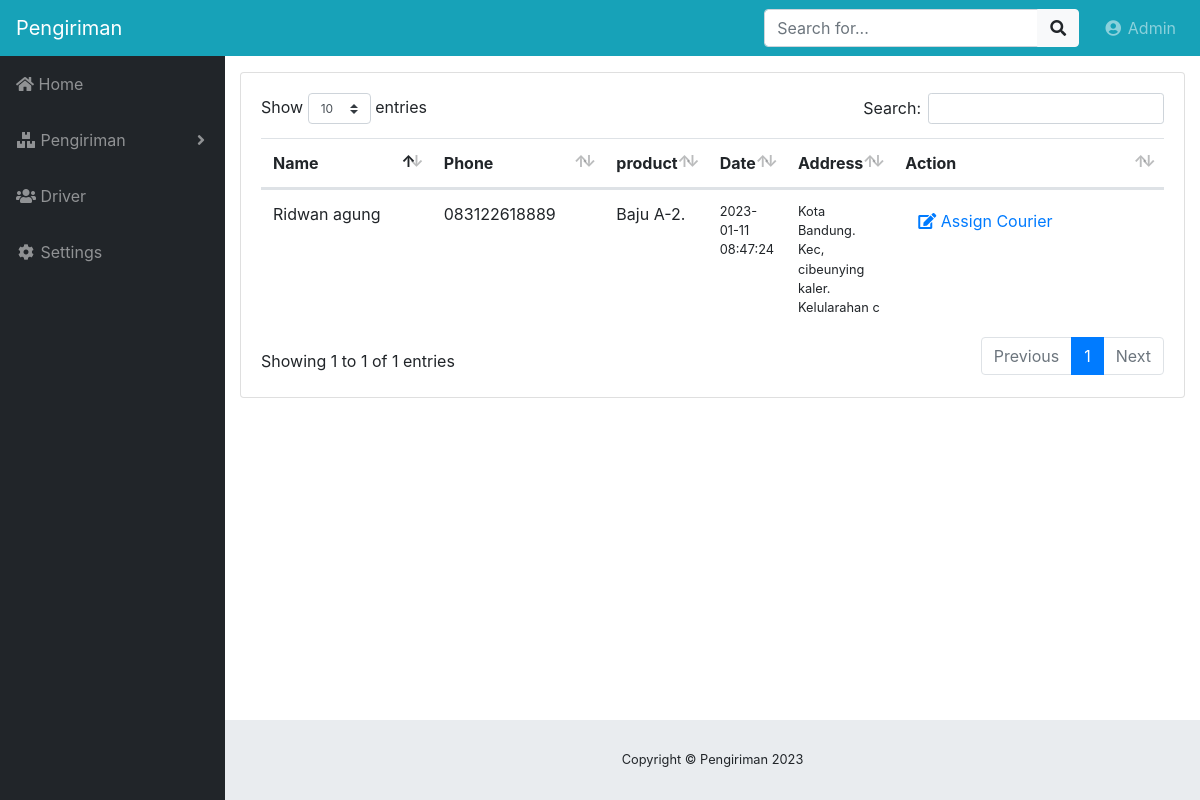
/index.php/admin/overview, run on the app's committed database.
### tables this page shows
CREATE TABLE `bajusales834` (
  `sale_id_834` int NOT NULL,
  `sale_date_834` timestamp NOT NULL DEFAULT CURRENT_TIMESTAMP ON UPDATE CURRENT_TIMESTAMP,
  `bajuk_id_834` int NOT NULL,
  `customer_name_834` varchar(50) NOT NULL,
  `customer_phone_834` varchar(50) NOT NULL,
  `customer_address_834` varchar(200) NOT NULL
);

CREATE TABLE `baju834` (
  `baju_id_834` int NOT NULL,
  `nama_baju_834` varchar(30) NOT NULL,
  `brand_baju_834` varchar(100) NOT NULL,
  `material_baju_834` varchar(60) NOT NULL,
  `harga_baju_834` varchar(50) NOT NULL
);

### application/controllers/admin/Overview.php (called while the page is built, shortened)
<?php
class Overview extends CI_Controller {
    public function __construct()
    {
		$this->load->model("barang_model");
        $this->load->library('form_validation');
	}
	public function index()
	{
		$product = $this->barang_model;
		$data["customers"] = $product->getAll();
        $this->load->view("admin/overview", $data);
	}
}

### index.php (called while the page is built, shortened)
<?php
require_once BASEPATH.'core/CodeIgniter.php';

### application/models/Barang_model.php (called while the page is built, shortened)
<?php defined('BASEPATH') OR exit('No direct script access allowed');
class Barang_model extends CI_Model
{
    private $_table = "bajusales834";
    private $_table_baju = "baju834";
    private $_table_deliver = "tb_pengiriman";
    public function getAll()
    {
        $this->db->select('sale_id');
        $queryReadSave = $this->db->get($this->_table_deliver);
        $postIDs = $queryReadSave->result_array();
        if($queryReadSave->num_rows() > 0):
            $this->db->select('*');
            $this->db->from($this->_table);
            $this->db->join($this->_table_baju, 'baju834.baju_id_834 = bajusales834.bajuk_id_834');
            $this->db->where_not_in('sale_id_834', array_column($postIDs, 'sale_id'));
            $queryNewPost = $this->db->get()->result();
            return $queryNewPost;
        else:
            $this->db->select('*');
            $this->db->from($this->_table);
            $this->db->join($this->_table_baju, 'baju834.baju_id_834 = bajusales834.bajuk_id_834');
            $result =  $this->db->get()->result();
            return $result;
        endif;
    }
}

### application/views/admin/overview.php (the view, shortened to what this page needs)
<!DOCTYPE html>
<html lang="en">
<head>
</head>
<body id="page-top">
	<div id="wrapper">
		<div id="content-wrapper">
			<div class="container-fluid">
				<div class="card mb-3">
					<div class="card-body">
						<div class="table-responsive">
							<table class="table table-hover" id="dataTable" width="100%" cellspacing="0">
								<thead>
									<tr>
										<th>Name</th>
										<th>Phone</th>
										<th>product</th>
										<th>Date</th>
										<th>Address</th>
										<th>Action</th>
									</tr>
								</thead>
								<tbody>
									<?php foreach ($customers as $product) : ?>
										<tr>
											<td width="150"><?php echo $product->customer_name_834 ?></td>
											<td width="150"><?php echo $product->customer_phone_834 ?></td>
											<td><?php echo $product->nama_baju_834 ?></td>
											<td class="small"><?php echo $product->sale_date_834 ?></td>
											<td class="small"><?php echo $product->customer_address_834 ?></td>
											<td width="250">
												<a href="<?php echo site_url('admin/pengiriman/assign/' . $product->sale_id_834) ?>" class="btn btn-small"><i class="fas fa-edit"></i> Assign Courier</a>
											</td>
										</tr>
									<?php endforeach; ?>
								</tbody>
							</table>
						</div>
					</div>
				</div>
			</div>
		</div>
	</div>
</body>
</html>

### css/sb-admin.css (style rules this page uses)
html { position: relative; min-height: 100%; }
body { height: 100%; }
#wrapper { display: -webkit-box; display: -ms-flexbox; display: flex; }
#wrapper #content-wrapper { overflow-x: hidden; width: 100%; padding-top: 1rem; padding-bottom: 80px; }
:root { --input-padding-x: 0.75rem; --input-padding-y: 0.75rem; }

### data on the page
bajusales834: customer_name_834 "Ridwan agung", customer_phone_834 "083122618889", baju834.nama_baju_834 "Baju A-2.", sale_date_834 "2023-01-11 08:47:24", customer_address_834 "Kota Bandung. Kec, cibeunying kaler. Kelularahan c"

### other printed values
SITE_NAME "Pengiriman"
Date('Y') "2023"
